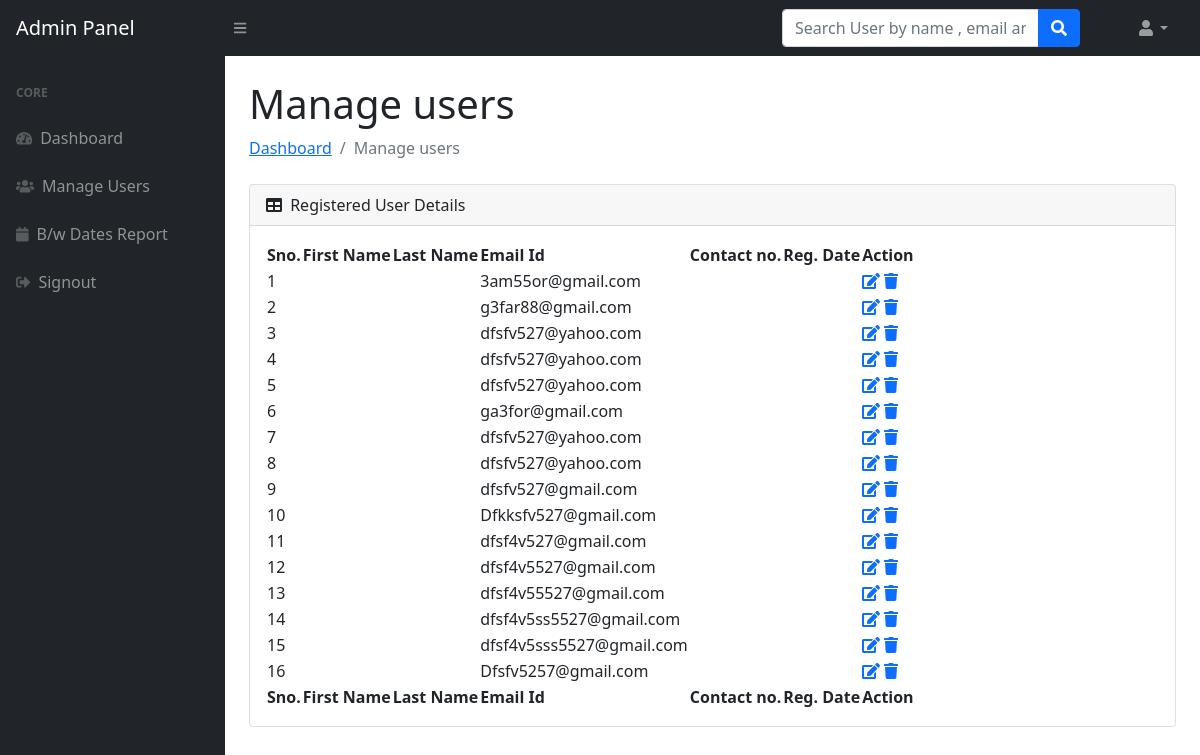
The app's page /admin/manage-users.php (signed in) with its own data.
### tables this page shows
CREATE TABLE `users` (
  `Name` varchar(255) DEFAULT NULL,
  `Age` varchar(255) DEFAULT NULL,
  `email` varchar(255) DEFAULT NULL,
  `Governorate` varchar(200) DEFAULT NULL,
  `password` varchar(255) DEFAULT NULL,
  `Id` varchar(20) NOT NULL,
  `Phone` varchar(20) NOT NULL
);

### admin/manage-users.php (the view, shortened to what this page needs)
<?php session_start();
if (strlen($_SESSION['adminid']==0)) {
  header('location:logout.php');
  } else{
   ?>
<!DOCTYPE html>
<html lang="en">
    <head>
        <link href="https://cdn.jsdelivr.net/npm/simple-datatables@latest/dist/style.css" rel="stylesheet" />
        <link href="../css/styles.css" rel="stylesheet" />
    </head>
    <body class="sb-nav-fixed">
      <?php include_once('includes/navbar.php');?>
        <div id="layoutSidenav">
         <?php include_once('includes/sidebar.php');?>
            <div id="layoutSidenav_content">
                <main>
                    <div class="container-fluid px-4">
                        <h1 class="mt-4">Manage users</h1>
                        <ol class="breadcrumb mb-4">
                            <li class="breadcrumb-item"><a href="dashboard.php">Dashboard</a></li>
                            <li class="breadcrumb-item active">Manage users</li>
                        </ol>
                        <div class="card mb-4">
                            <div class="card-header">
                                <i class="fas fa-table me-1"></i>
                                Registered User Details
                            </div>
                            <div class="card-body">
                                <table id="datatablesSimple">
                                    <thead>
                                        <tr>
                                             <th>Sno.</th>
                                  <th>First Name</th>
                                  <th> Last Name</th>
                                  <th> Email Id</th>
                                  <th>Contact no.</th>
                                  <th>Reg. Date</th>
                                  <th>Action</th>
                                        </tr>
                                    </thead>
                                    <tfoot>
                                        <tr>
                                             <th>Sno.</th>
                                  <th>First Name</th>
                                  <th> Last Name</th>
                                  <th> Email Id</th>
                                  <th>Contact no.</th>
                                  <th>Reg. Date</th>
                                  <th>Action</th>
                                        </tr>
                                    </tfoot>
                                    <tbody>
                                              <?php $ret=mysqli_query($con,"select * from users");
                              $cnt=1;
                              while($row=mysqli_fetch_array($ret))
                              {?>
                              <tr>
                              <td><?php echo $cnt;?></td>
                                  <td><?php echo $row['fname'];?></td>
                                  <td><?php echo $row['lname'];?></td>
                                  <td><?php echo $row['email'];?></td>
                                  <td><?php echo $row['contactno'];?></td>  <td><?php echo $row['posting_date'];?></td>
                                  <td>
                                     <a href="user-profile.php?uid=<?php echo $row['id'];?>">
                          <i class="fas fa-edit"></i></a>
                                     <a href="manage-users.php?id=<?php echo $row['id'];?>" onClick="return confirm('Do you really want to delete');"><i class="fa fa-trash" aria-hidden="true"></i></a>
                                  </td>
                              </tr>
                              <?php $cnt=$cnt+1; }?>
                                    </tbody>
                                </table>
                            </div>
                        </div>
                    </div>
                </main>
            </div>
        </div>
    </body>
</html>
<?php } ?>

### admin/includes/navbar.php (shortened to what this page needs)
<nav class="sb-topnav navbar navbar-expand navbar-dark bg-dark">
          <a class="navbar-brand ps-3" href="dashboard.php">Admin Panel</a>
          <button class="btn btn-link btn-sm order-1 order-lg-0 me-4 me-lg-0" id="sidebarToggle" href="#!"><i class="fas fa-bars"></i></button>
          <form class="d-none d-md-inline-block form-inline ms-auto me-0 me-md-3 my-2 my-md-0">
              <div class="input-group">
              </div>
          </form>
           <form class="d-none d-md-inline-block form-inline ms-auto me-0 me-md-5 my-5 my-md-0" method="post" action="search-result.php">
              <div class="input-group">
                  <input class="form-control" type="text" placeholder="Search User by name , email and contact number" title="Search User by name , email and contact number" aria-describedby="btnNavbarSearch" name="searchkey" />
                  <button class="btn btn-primary" id="btnNavbarSearch" type="submit" ><i class="fas fa-search"></i></button>
              </div>
          </form>
          <ul class="navbar-nav ms-auto ms-md-0 me-3 me-lg-4">
              <li class="nav-item dropdown">
                  <a class="nav-link dropdown-toggle" id="navbarDropdown" href="#" role="button" data-bs-toggle="dropdown" aria-expanded="false"><i class="fas fa-user fa-fw"></i></a>
              </li>
          </ul>
      </nav>

### admin/includes/sidebar.php
 <div id="layoutSidenav_nav">
               <nav class="sb-sidenav accordion sb-sidenav-dark" id="sidenavAccordion">
                   <div class="sb-sidenav-menu">
                       <div class="nav">
                           <div class="sb-sidenav-menu-heading">Core</div>
                           <a class="nav-link" href="dashboard.php">
                               <div class="sb-nav-link-icon"><i class="fas fa-tachometer-alt"></i></div>
                               Dashboard
                           </a>
                           <a class="nav-link" href="manage-users.php">
                               <div class="sb-nav-link-icon"><i class="fas fa-users"></i></div>
                               Manage Users
                           </a>
<a class="nav-link" href="bwdates-report-ds.php">
                               <div class="sb-nav-link-icon"><i class="fa fa-calendar"></i></div>
                               B/w Dates Report
                           </a>
                           <a class="nav-link" href="logout.php">
                               <div class="sb-nav-link-icon"><i class="fas fa-sign-out-alt"></i></div>
                               Signout
                           </a>
                       </div>
                   </div>
               </nav>
           </div>

### records on screen
users: email "3am55or@gmail.com"
users: email "g3far88@gmail.com"
users: email "dfsfv527@yahoo.com"
users: email "dfsfv527@yahoo.com"
users: email "dfsfv527@yahoo.com"
users: email "ga3for@gmail.com"
users: email "dfsfv527@yahoo.com"
users: email "dfsfv527@yahoo.com"
users: email "dfsfv527@gmail.com"
users: email "Dfkksfv527@gmail.com"
users: email "dfsf4v527@gmail.com"
users: email "dfsf4v5527@gmail.com"
users: email "dfsf4v55527@gmail.com"
users: email "dfsf4v5ss5527@gmail.com"
users: email "dfsf4v5sss5527@gmail.com"
users: email "Dfsfv5257@gmail.com"
